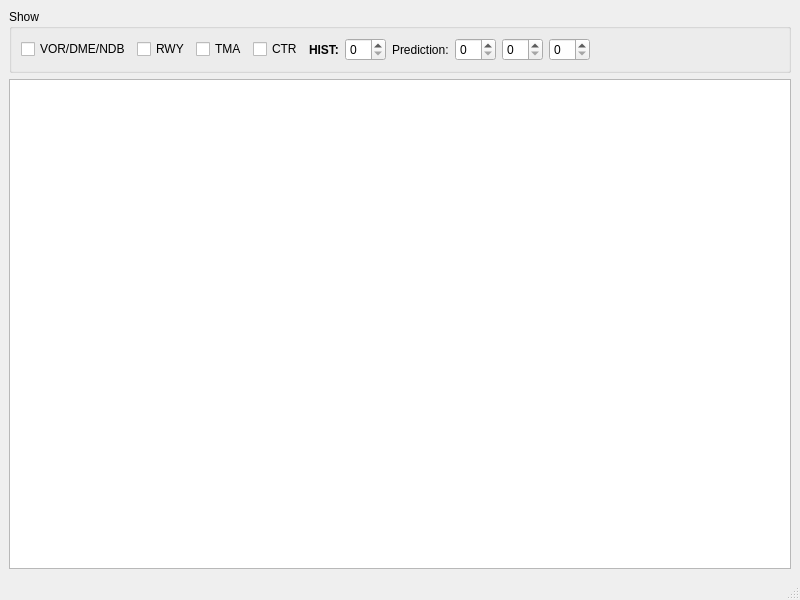
<?xml version="1.0" encoding="UTF-8"?>
<ui version="4.0">
 <class>RadarWindow</class>
 <widget class="QMainWindow" name="RadarWindow">
  <property name="geometry">
   <rect>
    <x>0</x>
    <y>0</y>
    <width>800</width>
    <height>600</height>
   </rect>
  </property>
  <property name="windowTitle">
   <string>MainWindow</string>
  </property>
  <widget class="QWidget" name="centralwidget">
   <layout class="QVBoxLayout" name="verticalLayout">
    <item>
     <widget class="QGroupBox" name="showGroupBox">
      <property name="title">
       <string>Show</string>
      </property>
      <layout class="QHBoxLayout" name="horizontalLayout">
       <item>
        <widget class="QCheckBox" name="navPointsCheckBox">
         <property name="text">
          <string>VOR/DME/NDB</string>
         </property>
        </widget>
       </item>
       <item>
        <widget class="QCheckBox" name="RWYCheckBox">
         <property name="text">
          <string>RWY</string>
         </property>
        </widget>
       </item>
       <item>
        <widget class="QCheckBox" name="TMACheckBox">
         <property name="text">
          <string>TMA</string>
         </property>
        </widget>
       </item>
       <item>
        <widget class="QCheckBox" name="CTRCheckBox">
         <property name="text">
          <string>CTR</string>
         </property>
        </widget>
       </item>
       <item>
        <widget class="QLabel" name="label">
         <property name="font">
          <font>
           <weight>75</weight>
           <bold>true</bold>
          </font>
         </property>
         <property name="text">
          <string>HIST:</string>
         </property>
        </widget>
       </item>
       <item>
        <widget class="QSpinBox" name="flightHistorySpinBox"/>
       </item>
       <item>
        <widget class="QLabel" name="label_2">
         <property name="text">
          <string>Prediction:</string>
         </property>
        </widget>
       </item>
       <item>
        <widget class="QSpinBox" name="flightPredictionSpinBox"/>
       </item>
       <item>
        <widget class="QSpinBox" name="spinBox"/>
       </item>
       <item>
        <widget class="QSpinBox" name="spinBox_2"/>
       </item>
       <item>
        <spacer name="horizontalSpacer">
         <property name="orientation">
          <enum>Qt::Horizontal</enum>
         </property>
         <property name="sizeHint" stdset="0">
          <size>
           <width>40</width>
           <height>20</height>
          </size>
         </property>
        </spacer>
       </item>
      </layout>
     </widget>
    </item>
    <item>
     <widget class="RadarView" name="MapView"/>
    </item>
   </layout>
  </widget>
  <widget class="QMenuBar" name="menubar">
   <property name="geometry">
    <rect>
     <x>0</x>
     <y>0</y>
     <width>800</width>
     <height>21</height>
    </rect>
   </property>
  </widget>
  <widget class="QStatusBar" name="statusbar"/>
 </widget>
 <customwidgets>
  <customwidget>
   <class>RadarView</class>
   <extends>QGraphicsView</extends>
   <header>radarview.h</header>
  </customwidget>
 </customwidgets>
 <resources/>
 <connections/>
</ui>
